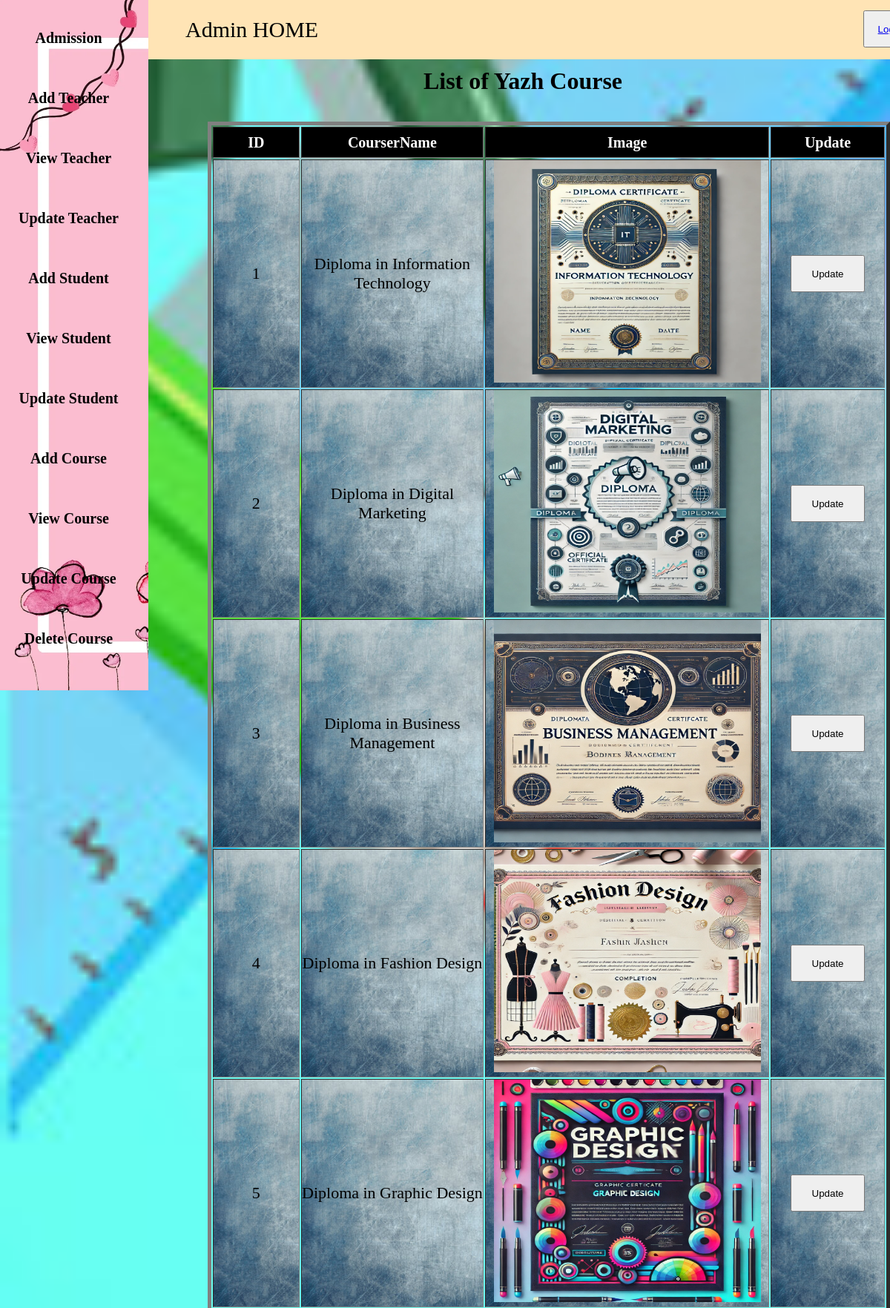
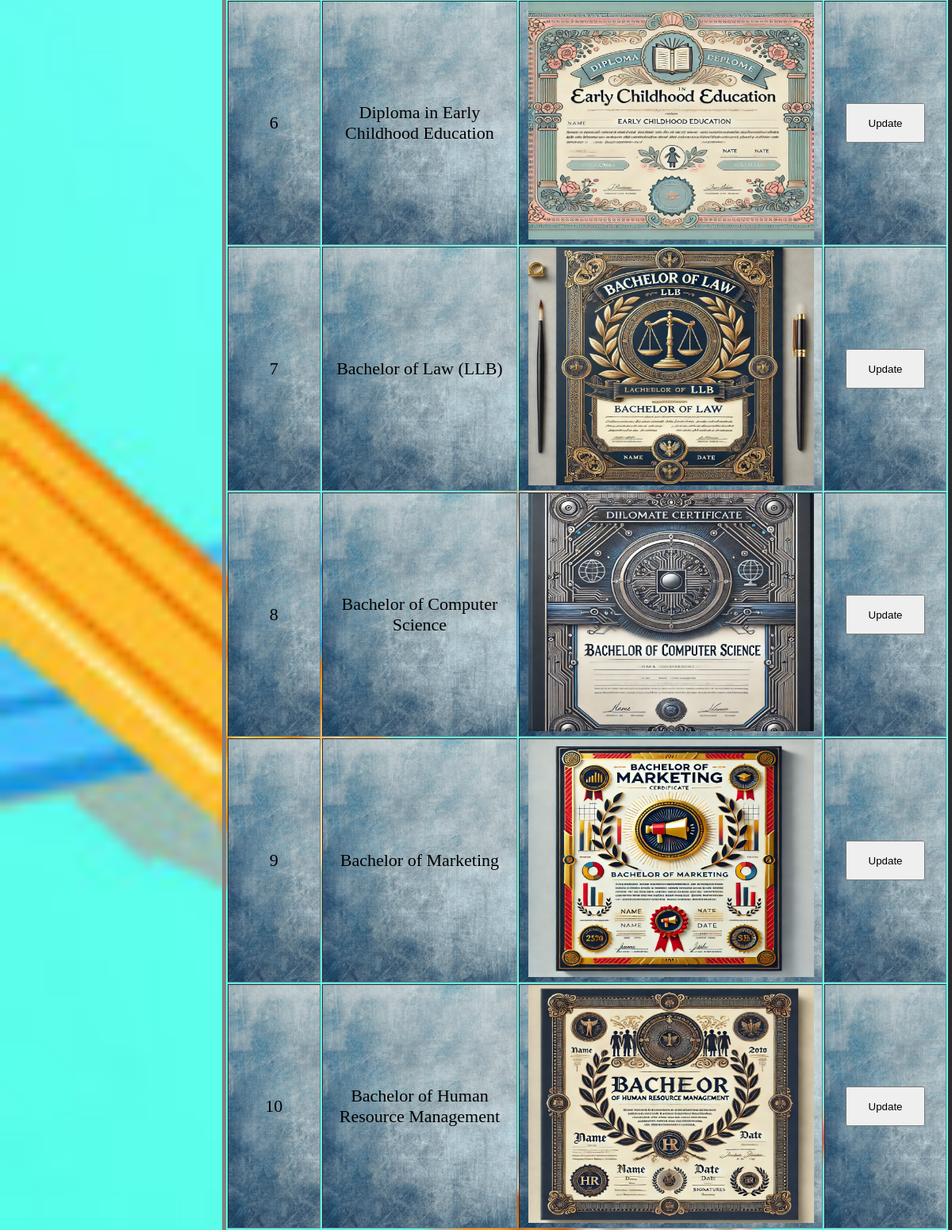
Screenshot of /CourseUpdate.php (signed in, upper part) with the database file from the repository (2 pictures, top to bottom).
### tables this page shows
CREATE TABLE `course` (
  `IDCourse` int(50) NOT NULL,
  `CourseName` varchar(255) NOT NULL,
  `CourseImage` varchar(255) DEFAULT NULL,
  `IDTeacher` varchar(50) DEFAULT NULL
);

### CourseUpdate.php (the view, shortened to what this page needs)
<?php
	include ('BarAdminHome.php');
	$host="localhost";
	$user="root";
	$pass="";
	$db="yzstudentmanagementsystem";
	$data = mysqli_connect($host, $user, $pass, $db);
	$sql = "SELECT * FROM course";
	$result = mysqli_query($data, $sql);
?>
<html>
<head>
	<link rel="stylesheet"  href="CourseUpdate.css">
</head>
<body>
	<form class="ViewCourse" action="" method="POST">
		<br>
		<br>
		<h1 class="TitleView" ><center>List of Yazh Course<center></h1>
				<br><br>
				<table border="5"><center>
					<tr>
						<th class="label_design">ID</th>
						<th class="label_design">CourserName</th>
						<th style="width:400px; background-color: black; color: white; font-size: 20px; ">Image</th>
						<th class="label_design" >Update</th>
					</tr>
				<?php
				while ($CourseInfo=$result->fetch_assoc()) {
				?>
				<tr>
					<td class="td_design">
						<?php echo "{$CourseInfo['IDCourse']}"; ?></td>
					<td style="width: 360px; height: 200px; text-align: center; background: url('BGCUF.jpg'); background-size: cover; font-size: 22px;">
						<?php echo "{$CourseInfo['CourseName']}"; ?> </td>
					<td class="td_design" ><center><img height="300px" width="360px" src= "<?php echo "{$CourseInfo['CourseImage']}"; ?>" ></center></td>
					<td class="td_design" >
						<a href="CourseUpdate2.php?IDCourse=<?php echo $CourseInfo['IDCourse']; ?>"><button type="button" class="Updatebtn" >Update</button></a>
					</td>
				</tr>
				<?php
				}
				?>
				</table>
</form>
</body>
</html>

### HomeAdmin.css (style rules this page uses)
* { margin: 0px; padding: 0px; }
.AdminHomeBackground { background-repeat: no-repeat; background-size: cover; background-attachment: fixed; }

### CourseUpdate.css (style rules this page uses)
.TitleView { margin-top: 6%; margin-right: 70px; }
.label_design { color:white; background-color: black; width: 200px; text-align: center; font-size: 20px; height: 40px; }
.td_design { width: 140px; height: 300px; text-align: center; background: url('BGCUF.jpg'); background-size: cover; font-size: 22px; }
.ViewCourse { padding-left: 280px; height: 40px; }
.Updatebtn { width: 100px; height: 50px; }

### rows the page displays
course: IDCourse "1", CourseName "Diploma in Information Technology", CourseImage (picture)
course: IDCourse "2", CourseName "Diploma in Digital Marketing", CourseImage (picture)
course: IDCourse "3", CourseName "Diploma in Business Management", CourseImage (picture)
course: IDCourse "4", CourseName "Diploma in Fashion Design", CourseImage (picture)
course: IDCourse "5", CourseName "Diploma in Graphic Design", CourseImage (picture)
course: IDCourse "6", CourseName "Diploma in Early Childhood Education", CourseImage (picture)
course: IDCourse "7", CourseName "Bachelor of Law (LLB)", CourseImage (picture)
course: IDCourse "8", CourseName "Bachelor of Computer Science", CourseImage (picture)
course: IDCourse "9", CourseName "Bachelor of Marketing", CourseImage (picture)
course: IDCourse "10", CourseName "Bachelor of Human Resource Management", CourseImage (picture)
